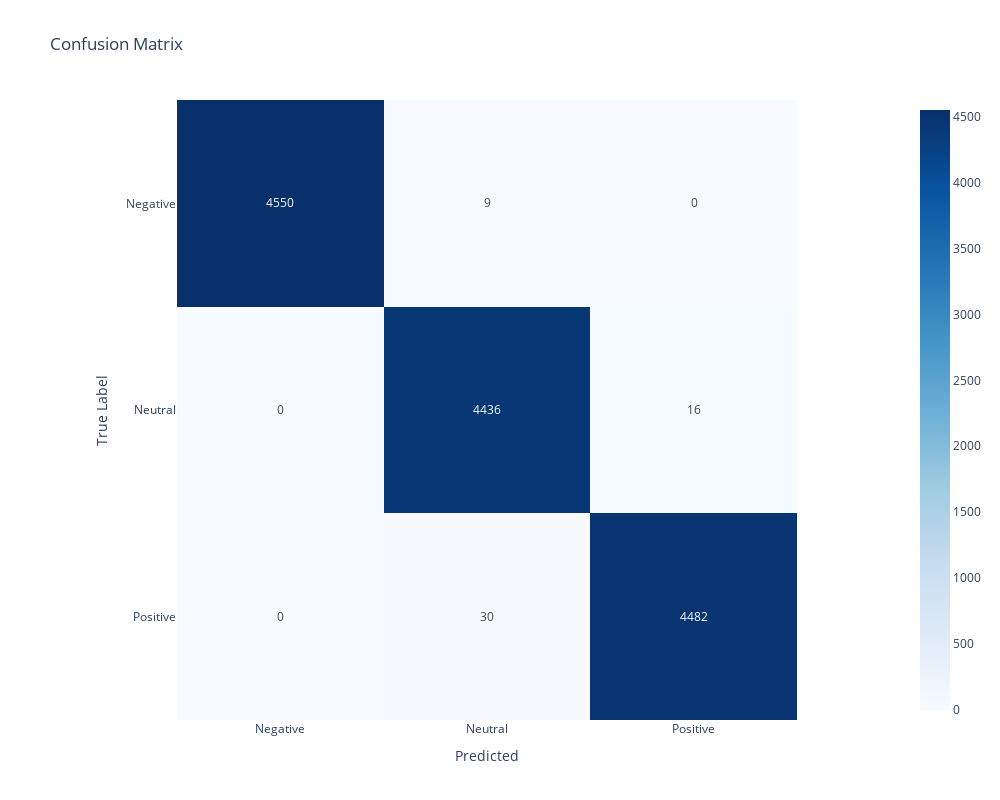

Source (notebook cell):
### Code cell
test_size=0.5
random_state=42
X_train, X_test, y_train, y_test = train_test_split(X, y, test_size=test_size, random_state=random_state)
model = Model(X, y, MultinomialNB(), TfidfVectorizer(min_df=0.0,max_df=1,use_idf=True,ngram_range=(1,2)), SMOTE(random_state=42), test_size=test_size, random_seed=random_state)
model.fit()
y_pred = model.predict()
model.report(y_pred, class_labels)

### Figure 1 — Plotly figure (JSON) as saved in the notebook; plotly's stock layout.template omitted (floating-point values rounded to 4 significant figures)
{"data": [{"coloraxis": "coloraxis", "hovertemplate": "Predicted: %{x}<br>True Label: %{y}<br>color: %{z}<extra></extra>", "name": "0", "texttemplate": "%{z}", "type": "heatmap", "x": ["Negative", "Neutral", "Positive"], "xaxis": "x", "y": ["Negative", "Neutral", "Positive"], "yaxis": "y", "z": [[4550, 9, 0], [0, 4436, 16], [0, 30, 4482]]}], "layout": {"coloraxis": {"colorscale": [[0, "rgb(247,251,255)"], [0.125, "rgb(222,235,247)"], [0.25, "rgb(198,219,239)"], [0.375, "rgb(158,202,225)"], [0.5, "rgb(107,174,214)"], [0.625, "rgb(66,146,198)"], [0.75, "rgb(33,113,181)"], [0.875, "rgb(8,81,156)"], [1, "rgb(8,48,107)"]]}, "height": 800, "title": {"text": "Confusion Matrix"}, "width": 1000, "xaxis": {"anchor": "y", "constrain": "domain", "domain": [0, 1], "scaleanchor": "y", "title": {"text": "Predicted"}}, "yaxis": {"anchor": "x", "autorange": "reversed", "constrain": "domain", "domain": [0, 1], "title": {"text": "True Label"}}}}
